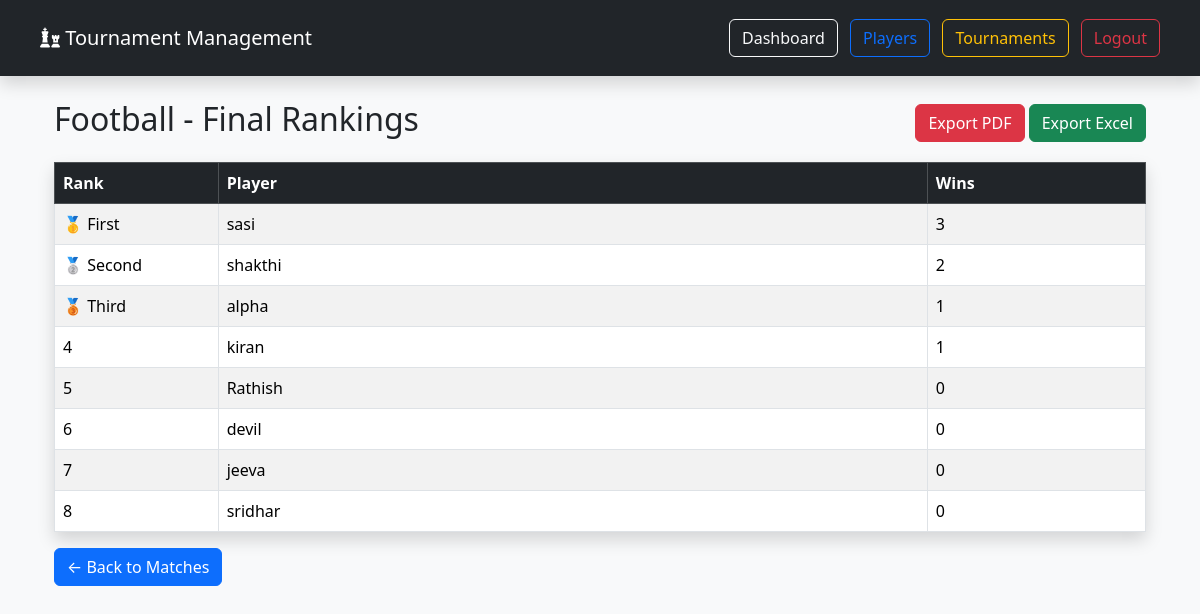
The page /tournament/2/ranking/ (signed in) on the database its author committed.
### tournament/models.py (models this page shows, shortened)
class Tournament(models.Model):
    name = models.CharField(max_length=100)
    location = models.CharField(max_length=100)
    start_date = models.DateField()
    end_date = models.DateField()
    players = models.ManyToManyField(Player)
    class Meta:
        ordering = ["-start_date"]

class Player(models.Model):
    name = models.CharField(max_length=100, unique=True)
    age = models.PositiveIntegerField()
    country = models.CharField(max_length=100)
    rating = models.PositiveIntegerField()
    class Meta:
        ordering = ["name"]

### tournament/views.py (the view)
@login_required
def ranking(request, tournament_id):
    tournament = get_object_or_404(Tournament, id=tournament_id)
    rankings = []
    for player in tournament.players.all():
        wins = Match.objects.filter(
            tournament=tournament,
            winner=player
        ).count()
        rankings.append({
            "player": player,
            "wins": wins,
        })
    rankings.sort(key=lambda x: x["wins"], reverse=True)
    return render(
        request,
        "rankings/ranking.html",
        {
            "tournament": tournament,
            "rankings": rankings,
        },
    )

### tournament/templates/rankings/ranking.html
{% extends 'base.html' %}
{% block content %}
<div class="container mt-4">
    <div class="d-flex justify-content-between align-items-center mb-3">
        <h2>{{ tournament.name }} - Final Rankings</h2>
        <div>
            <a href="{% url 'export_pdf' tournament.id %}" class="btn btn-danger">
                Export PDF
            </a>
            <a href="{% url 'export_excel' tournament.id %}" class="btn btn-success">
                Export Excel
            </a>
        </div>
    </div>
    <table class="table table-striped table-bordered shadow">
        <thead class="table-dark">
            <tr>
                <th width="15%">Rank</th>
                <th>Player</th>
                <th width="20%">Wins</th>
            </tr>
        </thead>
        <tbody>
        {% for item in rankings %}
        <tr>
            <td>
                {% if forloop.counter == 1 %}
                    🥇 First
                {% elif forloop.counter == 2 %}
                    🥈 Second
                {% elif forloop.counter == 3 %}
                    🥉 Third
                {% else %}
                    {{ forloop.counter }}
                {% endif %}
            </td>
            <td>{{ item.player.name }}</td>
            <td>{{ item.wins }}</td>
        </tr>
        {% empty %}
        <tr>
            <td colspan="3" class="text-center">
                No Ranking Available
            </td>
        </tr>
        {% endfor %}
        </tbody>
    </table>
    <a href="{% url 'match_list' tournament.id %}" class="btn btn-primary">
        ← Back to Matches
    </a>
</div>
{% endblock %}

### tournament/static/css/style.css (style rules this page uses)
body { background:#f5f5f5; }
table { background:white; }
.btn { border-radius:20px; }

### rows shown on the page
Tournament: name "Football"
Player: shows "🥇 First", player.name "sasi", wins "3"
Player: shows "🥈 Second", player.name "shakthi", wins "2"
Player: shows "🥉 Third", player.name "alpha", wins "1"
Player: player.name "kiran", wins "1"
Player: player.name "Rathish", wins "0"
Player: player.name "devil", wins "0"
Player: player.name "jeeva", wins "0"
Player: player.name "sridhar", wins "0"
